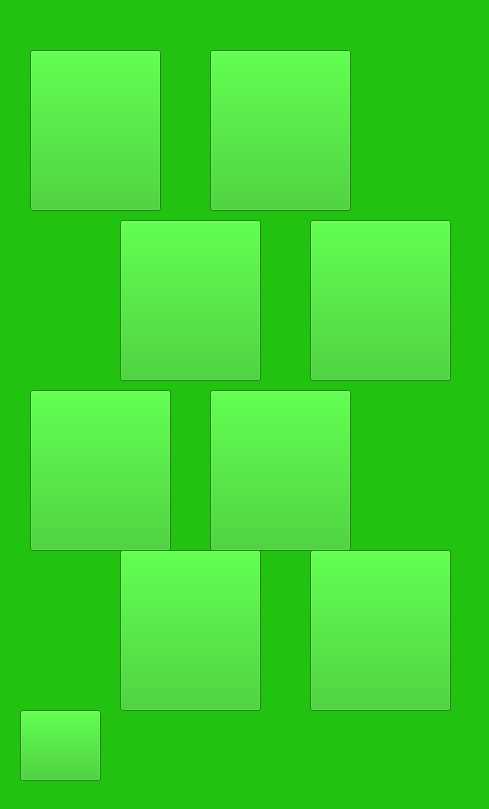
    <widget class="QWidget" name="inventorypage">
     <property name="styleSheet">
      <string notr="true">background: rgb(33, 194, 16, 1)</string>
     </property>
     <widget class="QLabel" name="label_3">
      <property name="geometry">
       <rect>
        <x>0</x>
        <y>0</y>
        <width>480</width>
        <height>800</height>
       </rect>
      </property>
      <property name="styleSheet">
       <string notr="true">border-image:url(:/images/screen4_inventory_colour.png)</string>
      </property>
      <property name="text">
       <string/>
      </property>
     </widget>
     <widget class="QPushButton" name="terug1_2">
      <property name="geometry">
       <rect>
        <x>20</x>
        <y>710</y>
        <width>81</width>
        <height>71</height>
       </rect>
      </property>
      <property name="autoFillBackground">
       <bool>false</bool>
      </property>
      <property name="styleSheet">
       <string notr="true">border-image: rgba(54, 235, 166, 1)</string>
      </property>
      <property name="text">
       <string/>
      </property>
     </widget>
     <widget class="QPushButton" name="fruitinv">
      <property name="geometry">
       <rect>
        <x>30</x>
        <y>50</y>
        <width>131</width>
        <height>161</height>
       </rect>
      </property>
      <property name="autoFillBackground">
       <bool>false</bool>
      </property>
      <property name="styleSheet">
       <string notr="true">border-image: rgba(54, 235, 166, 1)</string>
      </property>
      <property name="text">
       <string/>
      </property>
     </widget>
     <widget class="QPushButton" name="vegetablesinv">
      <property name="geometry">
       <rect>
        <x>210</x>
        <y>50</y>
        <width>141</width>
        <height>161</height>
       </rect>
      </property>
      <property name="autoFillBackground">
       <bool>false</bool>
      </property>
      <property name="styleSheet">
       <string notr="true">border-image: rgba(54, 235, 166, 1)</string>
      </property>
      <property name="text">
       <string/>
      </property>
     </widget>
     <widget class="QPushButton" name="dairyinv">
      <property name="geometry">
       <rect>
        <x>120</x>
        <y>220</y>
        <width>141</width>
        <height>161</height>
       </rect>
      </property>
      <property name="autoFillBackground">
       <bool>false</bool>
      </property>
      <property name="styleSheet">
       <string notr="true">border-image: rgba(54, 235, 166, 1)</string>
      </property>
      <property name="text">
       <string/>
      </property>
     </widget>
     <widget class="QPushButton" name="meatfishinv">
      <property name="geometry">
       <rect>
        <x>310</x>
        <y>220</y>
        <width>141</width>
        <height>161</height>
       </rect>
      </property>
      <property name="autoFillBackground">
       <bool>false</bool>
      </property>
      <property name="styleSheet">
       <string notr="true">border-image: rgba(54, 235, 166, 1)</string>
      </property>
      <property name="text">
       <string/>
      </property>
     </widget>
     <widget class="QPushButton" name="spreadsinv">
      <property name="geometry">
       <rect>
        <x>30</x>
        <y>390</y>
        <width>141</width>
        <height>161</height>
       </rect>
      </property>
      <property name="autoFillBackground">
       <bool>false</bool>
      </property>
      <property name="styleSheet">
       <string notr="true">border-image: rgba(54, 235, 166, 1)</string>
      </property>
      <property name="text">
       <string/>
      </property>
     </widget>
     <widget class="QPushButton" name="sauceinv">
      <property name="geometry">
       <rect>
        <x>210</x>
        <y>390</y>
        <width>141</width>
        <height>161</height>
       </rect>
      </property>
      <property name="autoFillBackground">
       <bool>false</bool>
      </property>
      <property name="styleSheet">
       <string notr="true">border-image: rgba(54, 235, 166, 1)</string>
      </property>
      <property name="text">
       <string/>
      </property>
     </widget>
     <widget class="QPushButton" name="drinkinv">
      <property name="geometry">
       <rect>
        <x>120</x>
        <y>550</y>
        <width>141</width>
        <height>161</height>
       </rect>
      </property>
      <property name="autoFillBackground">
       <bool>false</bool>
      </property>
      <property name="styleSheet">
       <string notr="true">border-image: rgba(54, 235, 166, 1)</string>
      </property>
      <property name="text">
       <string/>
      </property>
     </widget>
     <widget class="QPushButton" name="otherinv">
      <property name="geometry">
       <rect>
        <x>310</x>
        <y>550</y>
        <width>141</width>
        <height>161</height>
       </rect>
      </property>
      <property name="autoFillBackground">
       <bool>false</bool>
      </property>
      <property name="styleSheet">
       <string notr="true">border-image: rgba(54, 235, 166, 1)</string>
      </property>
      <property name="text">
       <string/>
      </property>
     </widget>
    </widget>
